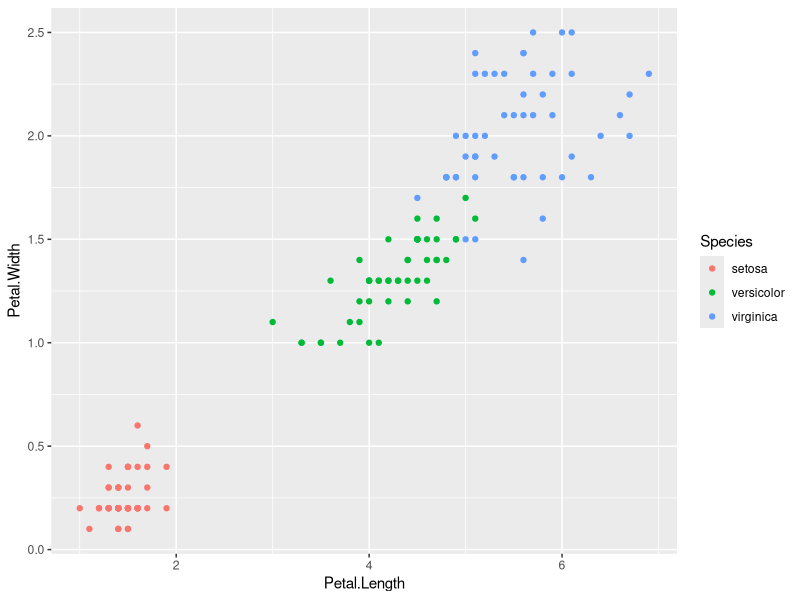
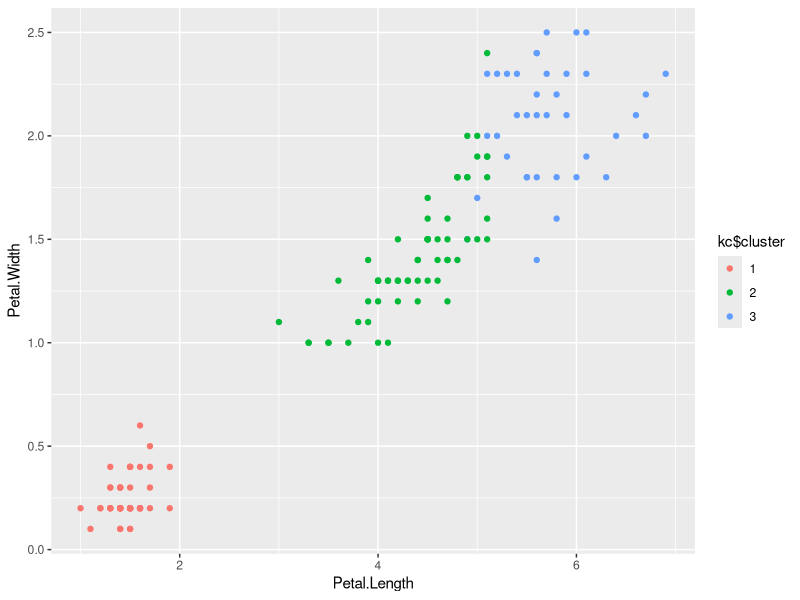
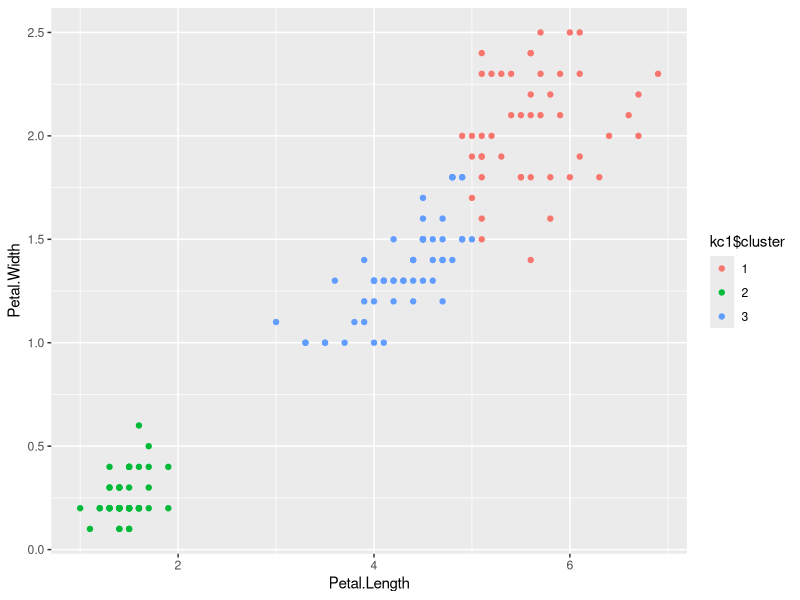

Reproduce these figures in R, in order.
library(ggplot2)

ggplot(iris, aes(Petal.Length, Petal.Width, color = Species)) + geom_point()


x <- iris[,-5]

kc <- kmeans(x, 3, nstart = 2)

kc1 <- kmeans(iris[,3:4],3,nstart = 2)

kc

kc1

y <- iris$Species

table(kc$cluster,y)

table(kc1$cluster,y)

kc$cluster <- as.factor(kc$cluster)
ggplot(iris, aes(Petal.Length, Petal.Width, color = kc$cluster)) + geom_point()

kc1$cluster <- as.factor(kc1$cluster)
ggplot(iris, aes(Petal.Length, Petal.Width, color = kc1$cluster)) + geom_point()
